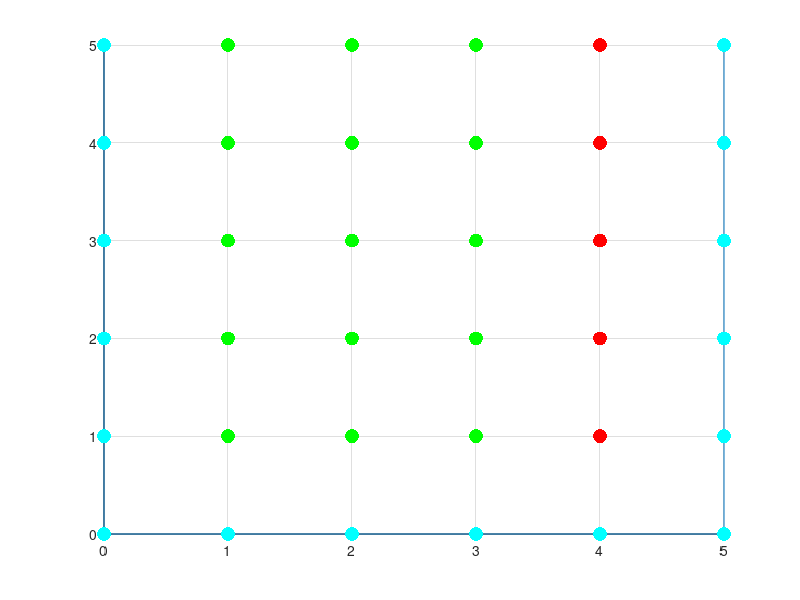

This chart was generated by the following MATLAB code:
%%%%%%%%%%%%%%%%%%%%%%%%%%%%%%%%%%%%%%%%%%%%%%%%%%%%%%%%%%%%%%%%%%%%%%%%%%
%This code executes breadth first search. This simulation is meant to
%mimick a robot navigating through a grid and planning a path around
%obstacles. The user defines the obstacles, goal, and starting position. 
%This simulation is set up for a 5 x 5 grid that ranges from (0,0) to (5,5).
%%%%%%%%%%%%%%%%%%%%%%%%%%%%%%%%%%%%%%%%%%%%%%%%%%%%%%%%%%%%%%%%%%%%%%%%%%

clear
close
clc

%%%   THIS IS WHERE THE OBSTACLES ARE DEFINED   %%%
% obstacles(1,:)=[2,4];
% obstacles(2,:)=[3,4];
% obstacles(3,:)=[4,2];
% obstacles(4,:)=[4,3];
% obstacles(5,:)=[4,4];
 
% obstacles(1,:)=[1,1];
% obstacles(2,:)=[1,2];
% obstacles(3,:)=[1,3];
% obstacles(4,:)=[2,1];
% obstacles(5,:)=[3,1];

obstacles(1,:)=[4,5];
obstacles(2,:)=[4,1];
obstacles(3,:)=[4,2];
obstacles(4,:)=[4,3];
obstacles(5,:)=[4,4];

%%%   THIS IS WHERE THE STARTING POSITION   %%%
%%%   AND GOAL LOCATION ARE DEFINED         %%%
startingPosition=[0,5];
goal=[5,5];

%Define the colors for plotting the results
obstacleColor=[1,0,0];  %red
nodeColor=[0,1,0];      %green
expandColor=[0,0,0];    %black
goalColor=[0,0,1];      %blue
pathColor=[0,1,1];      %cyan

%Plot the grid and obstacles
scatter(obstacles(:,1),obstacles(:,2),100,obstacleColor,'filled');
grid ;
axis([0 5 0 5]);
hold on;

%Plot the goal position
scatter(goal(1,1),goal(1,2),100,goalColor,'filled');

%Initialize variables
fringeCount=1;  %Used for stepping through the fringe set (keeps track of the current node in the fringe set)
tempCount=1;    %Used for expanding the fringe set (keeps track of the end of the fringe set)

%Initialize the fringe set. The structure is: 
%fringe(xPosition, yPosition, parentNode)
fringe(fringeCount,:)=[startingPosition,fringeCount];

%This loop executes until the goal is found
while (~((fringe(fringeCount,1)==goal(1,1)) && (fringe(fringeCount,2)==goal(1,2))))
    
    %Plot the current node
    scatter(fringe(fringeCount,1),fringe(fringeCount,2),100,nodeColor,'filled');
    
    %Expand the fringe set to the left, right, top and bottom of the current node
    for x=-1:1
        for y=-1:1
            %This is a simple test to ensure that the fringe set isn't
            %expanded diagonally as the robot can not move diagonally
            if (x*y==0)
                
                %'failsTest' is used to determine when a node can not be
                %expanded because it is outside the grid, on an obstacle,
                %or it has already been expanded.
                failsTest=0;
                %'tempNode' is the current node that is trying to be
                %expanded
                tempNode=[fringe(fringeCount,1)+x,fringe(fringeCount,2)+y, fringeCount];

                %Test to see if the node is outside grid
                if ( (tempNode(1,1)<0) | (tempNode(1,2)<0) ) | ( (tempNode(1,1)>5) | (tempNode(1,2)>5) )
                    failsTest=failsTest+1;
                end

                %If it did not fail the first test, test to see if node is
                %already in fringe set.
                if (failsTest<1)
                    for i=1:size(fringe,1)
                        if (tempNode(1,1)==fringe(i,1)) && (tempNode(1,2)==fringe(i,2))
                            failsTest=failsTest+1;
                        end
                    end
                end

                %If it did not fail the previous tests, test to see if node is
                %an obstacle
                if (failsTest<1)
                    for i=1:size(obstacles,1)
                        if (tempNode(1,1)==obstacles(i,1))&&(tempNode(1,2)==obstacles(i,2))
                            failsTest=failsTest+1;
                        end
                    end
                end

                %If it doesn't fail any tests, add to end of fringe set.
                %In breadth first search, nodes are removed from the end of
                %the fring set, so to make things easy we add new nodes to
                %the end.
                if (failsTest<1)
                    fringe(fringeCount+tempCount,:)=tempNode;
                    scatter(tempNode(1,1),tempNode(1,2),100,expandColor,'filled');
                    tempCount=tempCount+1;
                end
            end
        end
    end
    
    %Increment to the next node. When you increment, you must also
    %decrement tempCount since it is defined as a position in the fringe
    %set relative to fringeCount
    fringeCount=fringeCount+1;
    tempCount=tempCount-1;
    pause(.1);
end

%Initialize a counter
i=1;

%Trace back through the parent nodes to receover the path
while ~(fringeCount==1)
    path(i,:)=[fringe(fringeCount,1),fringe(fringeCount,2)];
    fringeCount=fringe(fringeCount,3);
    i=i+1;
end

%Add the start position to the path
path(i,:)=startingPosition;

%Plot the path
plot(path(:,1),path(:,2))
scatter(path(:,1),path(:,2),100,pathColor,'filled');